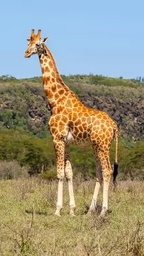
#> input picture Experiment_8/giraffe.jpg, 144 x 256 px, shrunk from 420 x 746 before the run
$ jupyter execute experiment_8.ipynb
#> lines starting #> are read from the running program, lines starting #| are printed output that depends on the picture; after the words box and inside, x2 and y2 are one past the last pixel; in counts of white or black regions, pixels touching at a corner belong together
[cell 1]
import cv2
import numpy as np
import matplotlib.pyplot as plt

[cell 2]
image = cv2.imread("giraffe.jpg", cv2.IMREAD_GRAYSCALE)
#> image: shape (256, 144); min 0, max 255, mean 146.1

if image is None:
    raise FileNotFoundError("Image not found. Check the filename and path.")

plt.imshow(image, cmap="gray")
plt.title("Original Grayscale Image")
plt.axis("off")
plt.show()

[cell 3]
def sobel_filter(image):
    sobel_x = np.array([
        [-1, 0, 1],
        [-2, 0, 2],
        [-1, 0, 1]
    ])

    sobel_y = np.array([
        [-1, -2, -1],
        [ 0,  0,  0],
        [ 1,  2,  1]
    ])

    padded = np.pad(image, 1, mode="constant")
    rows, cols = image.shape
#> rows = 256; cols = 144

    gx = np.zeros((rows, cols), dtype=np.float32)
    gy = np.zeros((rows, cols), dtype=np.float32)

    for i in range(rows):
        for j in range(cols):
            region = padded[i:i+3, j:j+3]

            gx[i, j] = np.sum(region * sobel_x)
            gy[i, j] = np.sum(region * sobel_y)
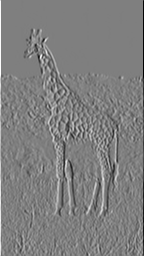
#> gx: shape (256, 144) float32; min -787, max 790, mean -0.1; drawn with min black and max white
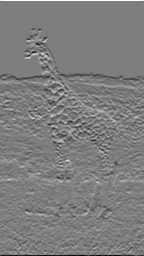
#> gy: shape (256, 144) float32; min -740, max 756, mean -0.6; drawn with min black and max white

    magnitude = np.sqrt(gx**2 + gy**2)
    magnitude = np.clip(magnitude, 0, 255)
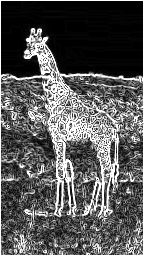
#> magnitude: shape (256, 144) float32; min 0, max 255, mean 88.4

    return magnitude.astype(np.uint8)


edge_image = sobel_filter(image)

plt.imshow(edge_image, cmap="gray")
plt.title("Sobel Edge Image")
plt.axis("off")
plt.show()

[cell 4]
threshold = 100

edge_points = np.argwhere(edge_image > threshold)
#> edge_points = 13256 pairs, first value 0 to 255, second value 0 to 143

print("Number of edge points:", len(edge_points))
#| Number of edge points: 13256

[cell 5]
def hough_euclidean(edge_image, threshold=100, angle_step=1):
#> called with threshold = 100, angle_step = 1
    points = np.argwhere(edge_image > threshold)
#> points has the same summary as edge_points outside hough_euclidean

    rows, cols = edge_image.shape
#> rows = 256; cols = 144
    diagonal = int(np.ceil(np.sqrt(rows**2 + cols**2)))
#> diagonal = 294

    angles = np.arange(-90, 90, angle_step)
    distances = np.arange(-diagonal, diagonal + 1)
#> distances = 589 values from -294 to 294

    accumulator = np.zeros(
        (len(distances), len(angles)),
        dtype=np.uint32
    )

    for y, x in points:
        for angle_index, angle in enumerate(angles):
            theta = np.deg2rad(angle)
            r = round(x * np.cos(theta) + y * np.sin(theta))
            distance_index = r + diagonal
            accumulator[distance_index, angle_index] += 1
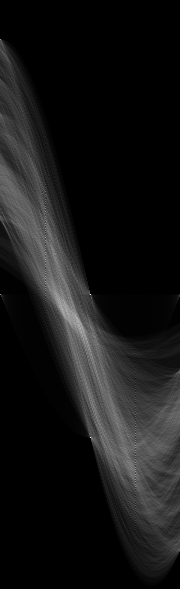
#> accumulator: shape (589, 180) uint32; min 0, max 256, mean 22.5; drawn with min black and max white

    return accumulator, distances, angles


accumulator_e, distances_e, angles_e = hough_euclidean(
    edge_image,
    threshold=100
)
#> distances_e = 589 values from -294 to 294; angles_e = 180 values from -90 to 89

print("Accumulator shape:", accumulator_e.shape)
#| Accumulator shape: (589, 180)

[cell 6]
def draw_hough_lines(image, accumulator, distances, angles,
                     num_lines=10, min_votes=80):
#> called with distances = array of shape (589,), angles = array of shape (180,), num_lines = 10, min_votes = 80
    output = cv2.cvtColor(image, cv2.COLOR_GRAY2BGR)
    acc = accumulator.copy()

    for _ in range(num_lines):
        index = np.unravel_index(np.argmax(acc), acc.shape)
        votes = acc[index]

        if votes < min_votes:
            break

        distance_index, angle_index = index
        r = distances[distance_index]
        theta = np.deg2rad(angles[angle_index])

        a = np.cos(theta)
        b = np.sin(theta)

        x0 = a * r
        y0 = b * r

        x1 = int(x0 + 1000 * (-b))
        y1 = int(y0 + 1000 * a)
        x2 = int(x0 - 1000 * (-b))
        y2 = int(y0 - 1000 * a)

        cv2.line(output, (x1, y1), (x2, y2), (0, 0, 255), 2)

        # Suppress this peak and nearby values to avoid duplicate lines.
        r_start = max(0, distance_index - 5)
        r_end = min(acc.shape[0], distance_index + 6)
        theta_start = max(0, angle_index - 5)
        theta_end = min(acc.shape[1], angle_index + 6)
        acc[r_start:r_end, theta_start:theta_end] = 0
#> this loop made 10 passes
#> (votes, distance_index, angle_index, r, theta, a, b, x0) on passes 1 to 10: (256, 294, 90, 0, 0, 1, 0, 0), (256, 437, 90, 143, 0, 1, 0, 143), (180, 317, 76, 23, -0.244, 0.97, -0.242, 22.32), (176, 328, 80, 34, -0.175, 0.985, -0.174, 33.48), (175, 309, 62, 15, -0.489, 0.883, -0.469, 13.24), (174, 302, 60, 8, -0.524, 0.866, -0.5, 6.93), (174, 314, 68, 20, -0.384, 0.927, -0.375, 18.54), (166, 259, 45, -35, -0.785, 0.707, -0.707, -24.75), (165, 336, 82, 42, -0.14, 0.99, -0.139, 41.59), (160, 323, 74, 29, -0.279, 0.961, -0.276, 27.88)
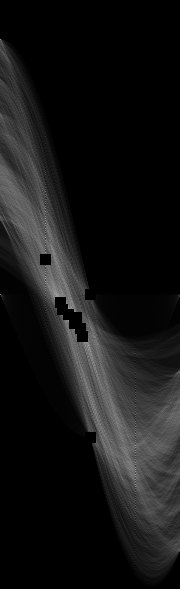
#> acc: shape (589, 180) uint32; 0.9% of pixels changed, all inside (x1, y1, x2, y2) = (40, 254, 96, 443)
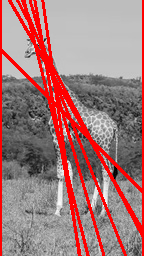
#> output: shape (256, 144, 3); mean B, G, R 122.1, 122.1, 162.8

    return output


result_e = draw_hough_lines(
    image,
    accumulator_e,
    distances_e,
    angles_e,
    num_lines=10,
    min_votes=80
)

plt.figure(figsize=(9, 7))
plt.imshow(cv2.cvtColor(result_e, cv2.COLOR_BGR2RGB))
plt.title("Lines Detected: Euclidean Hough Method")
plt.axis("off")
plt.show()

[cell 7]
def hough_polar(edge_image, threshold=100, angle_step=1):
#> called with threshold = 100, angle_step = 1
    rows, cols = edge_image.shape
#> rows = 256; cols = 144
    points = np.argwhere(edge_image > threshold)
#> points has the same summary as edge_points outside hough_polar

    max_r = int(np.ceil(np.sqrt(rows**2 + cols**2)))
#> max_r = 294
    angles = np.deg2rad(np.arange(0, 180, angle_step))
    r_values = np.arange(-max_r, max_r + 1)
#> r_values = 589 values from -294 to 294

    accumulator = np.zeros(
        (len(r_values), len(angles)),
        dtype=np.uint32
    )

    cos_values = np.cos(angles)
    sin_values = np.sin(angles)

    for y, x in points:
        r = x * cos_values + y * sin_values
        r_indices = np.rint(r).astype(int) + max_r

        for angle_index, r_index in enumerate(r_indices):
            accumulator[r_index, angle_index] += 1
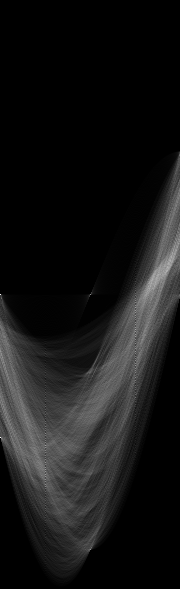
#> accumulator: shape (589, 180) uint32; min 0, max 256, mean 22.5; drawn with min black and max white

    return accumulator, r_values, np.rad2deg(angles)


accumulator_p, r_values_p, angles_p = hough_polar(
    edge_image,
    threshold=100
)
#> r_values_p = 589 values from -294 to 294; angles_p = 180 values from 0 to 179

plt.figure(figsize=(10, 6))
plt.imshow(
    accumulator_p,
    cmap="hot",
    aspect="auto",
    extent=[
        angles_p[0],
        angles_p[-1],
        r_values_p[-1],
        r_values_p[0]
    ]
)
plt.xlabel("Theta (degrees)")
plt.ylabel("Distance r")
plt.title("Polar Hough Accumulator")
plt.colorbar(label="Votes")
plt.show()
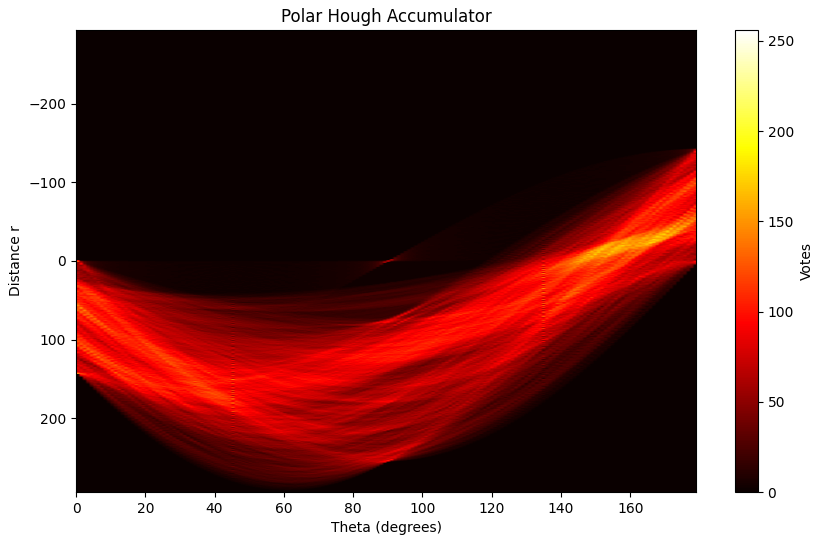
#> figure drawn by matplotlib, 2 panels

[cell 8]
result_p = draw_hough_lines(
    image,
    accumulator_p,
    r_values_p,
    angles_p,
    num_lines=10,
    min_votes=80
)
#> call 2 of draw_hough_lines, with distances = array of shape (589,), angles = array of shape (180,), num_lines = 10, min_votes = 80
#> the loop in draw_hough_lines (call 2), `for _ in range(num_lines):` made 10 passes
#> (votes, distance_index, angle_index, r, theta, a, b, x0) on passes 1 to 10: (256, 294, 0, 0, 0, 1, 0, 0), (256, 437, 0, 143, 0, 1, 0, 143), (180, 271, 166, -23, 2.9, -0.97, 0.242, 22.32), (176, 260, 170, -34, 2.97, -0.985, 0.174, 33.48), (175, 279, 152, -15, 2.65, -0.883, 0.469, 13.24), (174, 274, 158, -20, 2.76, -0.927, 0.375, 18.54), (174, 286, 150, -8, 2.62, -0.866, 0.5, 6.93), (166, 329, 135, 35, 2.36, -0.707, 0.707, -24.75), (165, 252, 172, -42, 3, -0.99, 0.139, 41.59), (160, 265, 164, -29, 2.86, -0.961, 0.276, 27.88)
#> after the loop in draw_hough_lines (call 2), `for _ in range(num_lines):`:
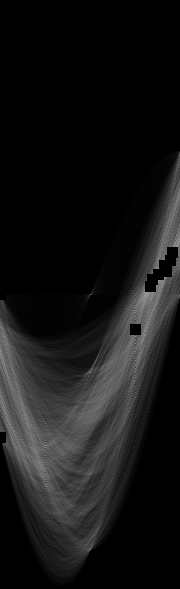
#> acc: shape (589, 180) uint32; 0.82% of pixels changed, all inside (x1, y1, x2, y2) = (0, 247, 178, 443)
#> after the loop in draw_hough_lines (call 2), `for _ in range(num_lines):`:
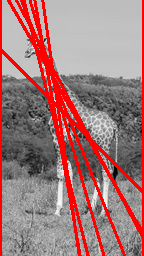
#> output: shape (256, 144, 3); mean B, G, R 122.1, 122.1, 162.8

plt.figure(figsize=(9, 7))
plt.imshow(cv2.cvtColor(result_p, cv2.COLOR_BGR2RGB))
plt.title("Lines Detected: Polar Hough Method")
plt.axis("off")
plt.show()
